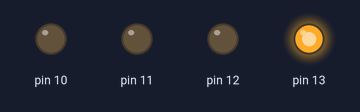
This sketch was run on a simulated Arduino Uno, built with avr-gcc and run on an emulated ATmega328P. On the bench: output pins drawn as LEDs (lit = HIGH).

Above: at 0.1 s.
At 20.1 s:
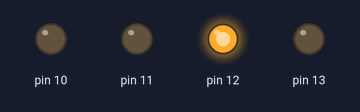
At 30.1 s:
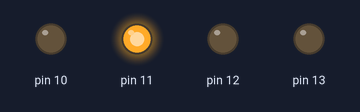
At 39.1 s:
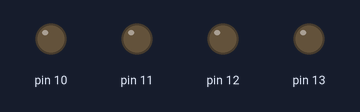
Timing chart, 0 to 40.0 s (numbered marks = the images above):
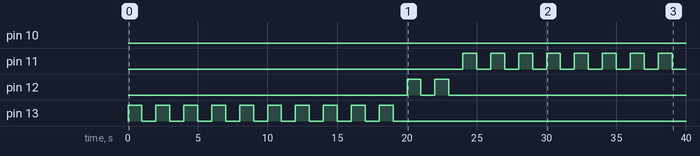

Measured:
- by itself, pin 11: LOW → HIGH at 24.0 s, → LOW 1.0 s later, → HIGH 1.0 s later, → LOW 1.0 s later, … (16 changes in this stretch)
- by itself, pin 12: LOW → HIGH at 20.0 s, → LOW 1.0 s later, → HIGH 1.0 s later, → LOW 1.0 s later, … (4 changes in this stretch)
- by itself, pin 13: alternates HIGH for 1.0 s and LOW for 1.0 s, 20 changes in all, then stays LOW

The sketch:

c_digo.ino
```cpp
void setup()
{
  pinMode(13, OUTPUT);
  pinMode(12, OUTPUT);
  pinMode(11, OUTPUT);
  pinMode(10, OUTPUT);
}

void loop()
{
  for(int contVerde = 0; contVerde < 10;contVerde++)
{//inicio do for
 RafaLinda();
}//fim do for

  for(int contAmarelo = 0; contAmarelo < 2;contAmarelo++)
{
  RafaFofa();
}

 for(int contVermelho = 0; contVermelho < 18;contVermelho++)
{
 RafaXuxuzinho();
}

  for(int contAzul = 0; contAzul < 30;contAzul++)
{
  RafaAmorDaTuaVida();
}

}

void RafaLinda()
{
digitalWrite(13, HIGH); //led verde
  delay(1000);
  digitalWrite(13, LOW);
  delay(1000);
}

void RafaFofa()
{
digitalWrite(12, HIGH); //led amarelo
  delay(1000);
  digitalWrite(12, LOW);
  delay(1000);
}

void RafaXuxuzinho()
{
digitalWrite(11, HIGH); //led vermelho
  delay(1000);
  digitalWrite(11, LOW);
  delay(1000);
}

void RafaAmorDaTuaVida()
{
digitalWrite(10, HIGH); //led azul
  delay(1000);
  digitalWrite(10, LOW);
  delay(1000);
}
```
